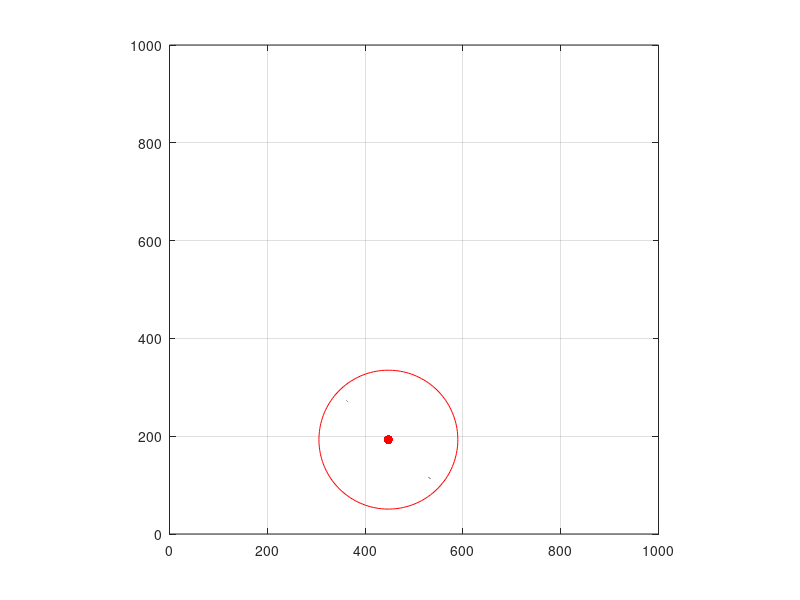

Write the MATLAB code that produced this figure.
close all
clear all

% All units in mm

% radius
l = 352;
% Track width
trackwidth = 230;

v = 50;
tEnd = 10;
p0 = [0 0];

t = 0:0.1:tEnd;
deltat = t(2)-t(1);
numTimeSteps = length(t);

thetas = zeros(numTimeSteps,1);
steeringAngle = zeros(numTimeSteps,1);
steeringAngle(1:end) = 30*(pi/180);
% steeringAngle(66:end) = -30*(pi/180);

positions = zeros(numTimeSteps,2);

x0 = 1;
y0 = 1;
theta0 = 0;
theta0 = theta0*pi/180;

positions(1,:) = [x0 y0];
thetas(1) = theta0;

for i = 2:numTimeSteps
    phi = steeringAngle(i);
    xdot = v*cos(thetas(i-1));
    ydot = v*sin(thetas(i-1));
    thetadot = 1/l*tan(phi)*v;
    xp = positions(i-1,1);
    yp = positions(i-1,2);
    thetap = thetas(i-1);
    x = xp + xdot*deltat;
    y = yp + ydot*deltat;
    theta = thetap + thetadot*deltat;
    positions(i,:) = [x y];
    thetas(i,:) = theta;
end

for i = 2:numTimeSteps
    c = positions(i,:);
    phi = steeringAngle(i);
    
    Rtheta = [cos(thetas(i)) -sin(thetas(i)); sin(thetas(i)) cos(thetas(i))];
    Rphi = [cos(thetas(i)+phi) -sin(thetas(i)+phi); sin(thetas(i)+phi) cos(thetas(i)+phi)];
%     
%     d = (Rtheta*[0.5; 0])';
    
    % car body boundaries
    figure(1)
    plot(c(1),c(2),'or','MarkerSize',100)
    hold on
    plot(c(1),c(2),'.r','MarkerSize',20)
    hold on
    
    % tires
    right = c + (Rtheta*[0; -trackwidth/2])';
    left = c + (Rtheta*[0; trackwidth/2])';
    tirecoords = [right; left];
    b = (Rtheta*[0.4; 0])';
    
    rightrear = right-b;
    rightfront = right+b;
    leftrear = left-b;
    leftfront = left+b;
    
    plot([rightrear(1) rightfront(1)],[rightrear(2) rightfront(2)],'k','LineWidth',2)
    plot([leftrear(1) leftfront(1)],[leftrear(2) leftfront(2)],'k','LineWidth',2)
    
    axis([0 1000 0 1000])
    axis square
    grid on
    pause(deltat/10)
    hold off
end

% figure()
% plot(positions(:,1),positions(:,2),'DisplayName',num2str(step(j)))
% hold on
